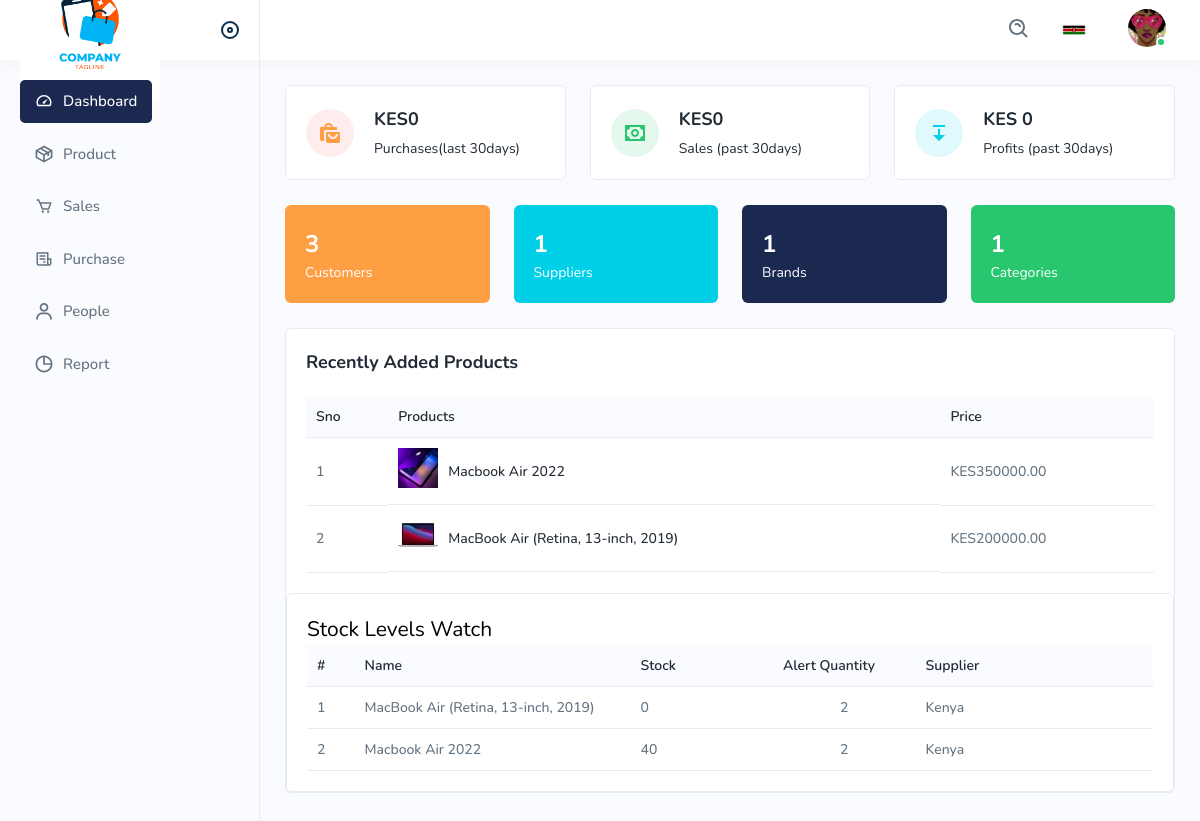
/posApp/dashboard (signed in), run on an earlier commit of the app's database.
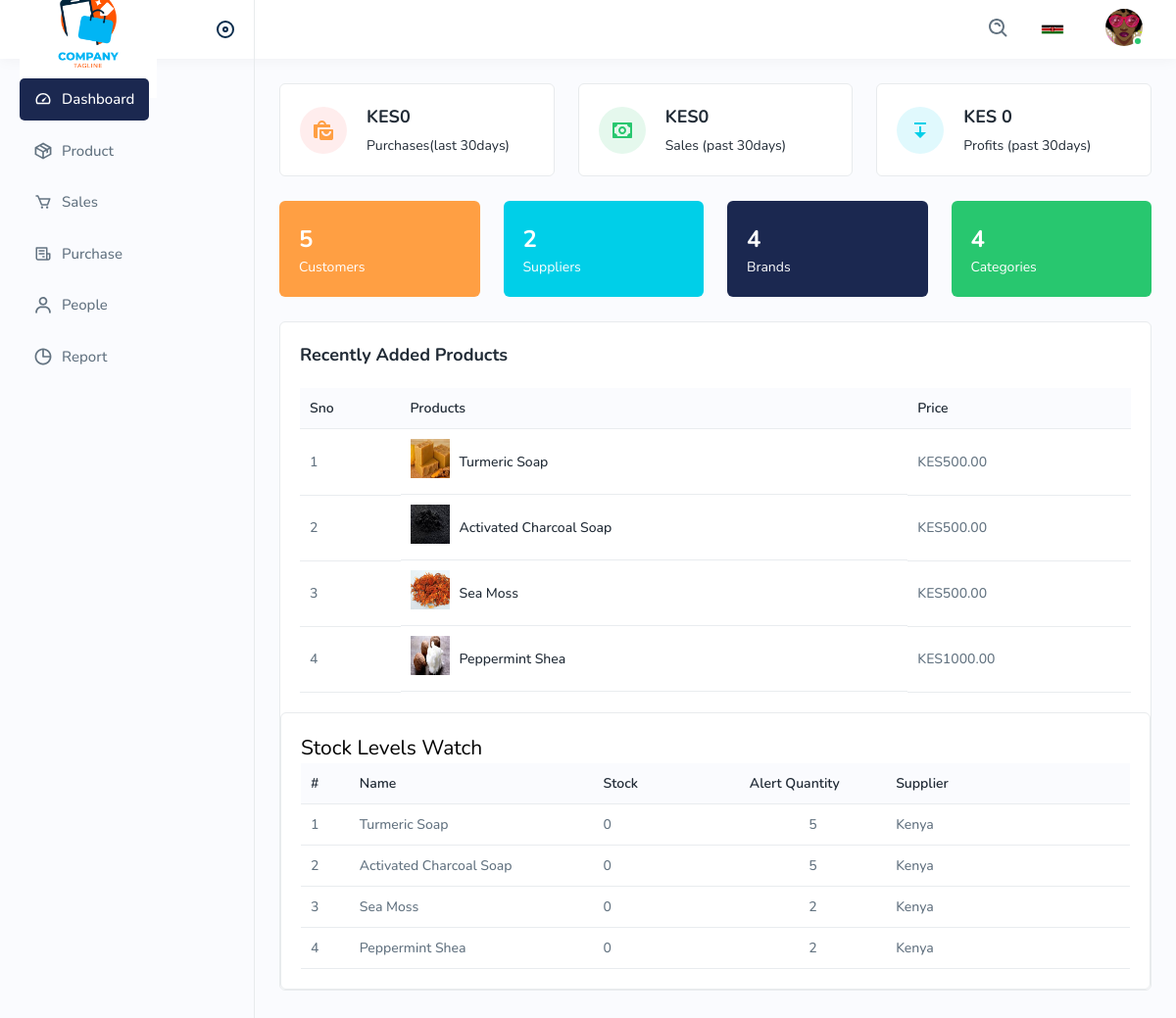
And on a later commit of the database.
### posApp/models.py (models this page shows, shortened)
class Product(models.Model):
    STATUS_CHOICES = (  # new
        ("ACTIVE", "Active"),
        ("INACTIVE", "Inactive")
    )
    name = models.CharField(max_length=200)
    code = models.CharField(max_length=100)
    category = models.ForeignKey(Category, on_delete=models.CASCADE)
    supplier = models.ForeignKey(Supplier, on_delete=models.CASCADE, null=True, blank=True)
    brand = models.ForeignKey(Brand, on_delete=models.CASCADE)
    image = models.ImageField(upload_to='product')
    description =  models.TextField(max_length=300)
    price =  models.DecimalField(max_digits=9, decimal_places=2, default=0)
    taxrate = models.ForeignKey(TaxRate, on_delete=models.CASCADE, null=True, blank=True, default=0)
    alert_quantity = models.IntegerField(default=2)
    stock = models.PositiveIntegerField(default=0)
    status = models.CharField(
        choices=STATUS_CHOICES,
        max_length=100,
        verbose_name="Status of the product", default="ACTIVE"
    )
    date_added = models.DateTimeField(default=timezone.now)
    date_updated = models.DateTimeField(auto_now=True)
    store = models.ForeignKey(Store, on_delete=models.CASCADE,null=True, blank=True)
    def price_with_currency(self):
        return f"{self.store.currency.symbol_left}{self.price}"

class Store(models.Model):
    name = models.CharField(max_length=200)
    mobile =models.CharField(max_length=20)
    email = models.EmailField()
    address = models.TextField()
    sort_order = models.PositiveSmallIntegerField(default=0)
    store_logo = models.ImageField(upload_to='store')
    status = models.IntegerField(default=1)
    date_added = models.DateTimeField(default=timezone.now)
    date_updated = models.DateTimeField(auto_now=True)
    currency = models.ForeignKey(Currency, on_delete=models.CASCADE, related_name='store')

class Currency(models.Model):
    title = models.CharField(max_length=100)
    code = models.CharField(max_length=3, unique=True)
    symbol_left = models.CharField(max_length=10, null=True, blank=True)
    symbol_right = models.CharField(max_length=10, null=True, blank=True)
    decimal_place = models.PositiveSmallIntegerField()
    created_at = models.DateTimeField(auto_now_add=True)

class Supplier(models.Model):
    name = models.CharField(max_length=200)
    name = models.CharField(max_length=200)
    mobile = models.CharField(max_length=20)
    email = models.EmailField()
    gtin = models.CharField(max_length=14, null=True, blank=True)
    address = models.TextField()
    city = models.CharField(max_length=200)
    state = models.CharField(max_length=200)
    country = models.CharField(max_length=200)
    details = models.TextField()
    created_at = models.DateTimeField(auto_now_add=True)
    store = models.ForeignKey(Store, on_delete=models.CASCADE, null=True, blank=True)

### posApp/views.py (the view, shortened to what this page needs)
# urls.py: path('dashboard', views.index,  name='index' ),
@login_required
def index(request):
    store_id = request.session.get('store_id')
    print(store_id)
    print("nothing")
    if store_id:
        try:
            store = Store.objects.get(id=store_id)
            products = Product.objects.filter(store=store)
            suppliers= Supplier.objects.filter(store=store)
            supplier_count = suppliers.count()
            brands = Brand.objects.filter(store=store)
            brand_count = brands.count()
            category =  Category.objects.filter(store=store)
            category_count = category.count()
            customers= Customer.objects.filter(store=store)
            customer_count= customers.count()
            ranked_products = sorted(products, key=lambda p: p.stock - p.alert_quantity)[:5]
            today = timezone.now()
            thirty_days_ago = today - timedelta(days=30)
            sales = Sale.objects.filter(store=store, date_added__gte=thirty_days_ago)
            total_sales = sum(Decimal(sale.grand_total-sale.tax_amount) for sale in sales)
            today = timezone.now()
            thirty_days_ago = today - timedelta(days=30)
            purchases = Purchase.objects.filter(store=store, date__gte=thirty_days_ago)
            total_purchases = sum(purchase.price*purchase.quantity for purchase in purchases)
            current_month_profits = total_sales-total_purchases
        except Store.DoesNotExist:
            messages.warning(request, 'Invalid store ID in session. Please select a store.')
            return redirect('select_store')
    context = {'store': store, 'products': products, 'suppliers':suppliers,'sales':sales, 'total_sales': total_sales , 'total_purchases': total_purchases, 'current_month_profits': current_month_profits, 'customer_count': customer_count, 'supplier_count': supplier_count, 'brand_count':brand_count, 'category_count':category_count, "ranked_products": ranked_products}
    return render(request, 'posApp/index.html', context)

### posApp/templates/posApp/index.html (shortened to what the changed rows need)
{% load static %}
<!DOCTYPE html>
<html lang="en">
<head>
<link rel="stylesheet" href="{% static 'assets/css/bootstrap.min.css' %}">
<link rel="stylesheet" href= "{% static 'assets/css/animate.css' %}">
<link rel="stylesheet" href="{% static 'assets/css/dataTables.bootstrap4.min.css' %}">
<link rel="stylesheet" href="{% static 'assets/plugins/fontawesome/css/fontawesome.min.css' %}">
<link rel="stylesheet" href="{% static 'assets/plugins/fontawesome/css/all.min.css' %}">
<link rel="stylesheet" href="{% static 'assets/css/style.css' %}">
</head>
<body>
<div class="main-wrapper">
<div class="page-wrapper">
<div class="content">
<div class="row">
<div class="col-lg-3 col-sm-6 col-12 d-flex">
<div class="dash-count">
<div class="dash-counts">
<h4>{{customer_count}}</h4>
<h5>Customers</h5>
</div>
</div>
</div>
<div class="col-lg-3 col-sm-6 col-12 d-flex">
<div class="dash-count das1">
<div class="dash-counts">
<h4>{{supplier_count}}</h4>
<h5>Suppliers</h5>
</div>
</div>
</div>
<div class="col-lg-3 col-sm-6 col-12 d-flex">
<div class="dash-count das2">
<div class="dash-counts">
<h4>{{brand_count}}</h4>
<h5>Brands</h5>
</div>
</div>
</div>
<div class="col-lg-3 col-sm-6 col-12 d-flex">
<div class="dash-count das3">
<div class="dash-counts">
<h4>{{category_count}}</h4>
<h5>Categories</h5>
</div>
</div>
</div>
</div>
<div class="row">
<div class="col-lg-12 col-sm-12 col-12 d-flex">
<div class="card flex-fill">
<div class="card-body">
<div class="table-responsive dataview">
    <table class="table datatable">
        <thead>
          <tr>
            <th>Sno</th>
            <th>Products</th>
            <th>Price</th>
          </tr>
        </thead>
        <tbody>
          {% for product in products %}
          <tr>
            <td>{{ forloop.counter }}</td>
            <td class="productimgname">
              <a href="{{ product.get_absolute_url }}" class="product-img">
                <img src="{{ product.image.url }}" alt="{{ product.name }}">
              </a>
              <a href="{{ product.get_absolute_url }}">{{ product.name }}</a>
            </td>
            <td>{{ product.price_with_currency }}</td>
          </tr>
          {% endfor %}
        </tbody>
      </table>
</div>
</div>
<div class="card mb-0">
<div class="card-body">
  <div class="table-responsive">
      <table class="table table-bordered table-hover" id="rankedDataTable" width="100%" cellspacing="0">
          <thead>
              <tr>
                  <th style="width:5%">#</th>
                  <th style="width:25%">Name</th>
                  <th style="width:15%">Stock</th>
                  <th style="width:15%">Alert Quantity</th>
                  <th style="width:25%">Supplier</th>
              </tr>
          </thead>
          <tbody>
              {% for p  in ranked_products %}
              <tr>
                  <td>{{forloop.counter}}</td>
                  <td>{{p.name}}</td>
                  <td class="text-right">{{p.stock}}</td>
                  <td class="text-center">{{p.alert_quantity}}</td>
                  <td>{{p.supplier.name}}</td>
              </tr>
              {% endfor %}
          </tbody>
      </table>
  </div>
</div>
</div>
</div>
</div>
</div>
</body>
</html>

What changed in the data, as far as the page shows it:
removed Product: image (picture), name "Macbook Air 2022", price_with_currency "KES350000.00", stock "40", alert_quantity "2", supplier.name "Kenya"
removed Product: image (picture), name "MacBook Air (Retina, 13-inch, 2019)", price_with_currency "KES200000.00", stock "0", alert_quantity "2", supplier.name "Kenya"
added Product: image (picture), name "Turmeric Soap", price_with_currency "KES500.00", stock "0", alert_quantity "5", supplier.name "Kenya"
added Product: image (picture), name "Activated Charcoal Soap", price_with_currency "KES500.00", stock "0", alert_quantity "5", supplier.name "Kenya"
added Product: image (picture), name "Sea Moss", price_with_currency "KES500.00", stock "0", alert_quantity "2", supplier.name "Kenya"
added Product: image (picture), name "Peppermint Shea", price_with_currency "KES1000.00", stock "0", alert_quantity "2", supplier.name "Kenya"
Also different on the page:
{{ customer_count }}: "3" → "5"
{{ supplier_count }}: "1" → "2"
{{ brand_count }}: "1" → "4"
{{ category_count }}: "1" → "4"
